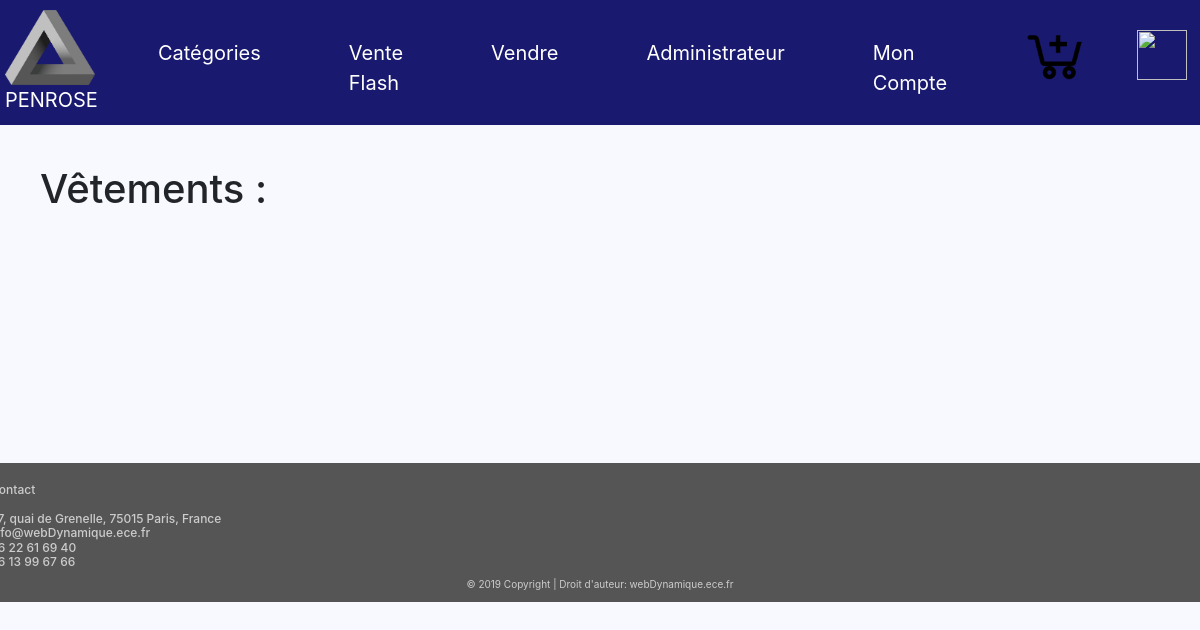
The page /liste_vetements_fiche.php on the database as committed earlier.
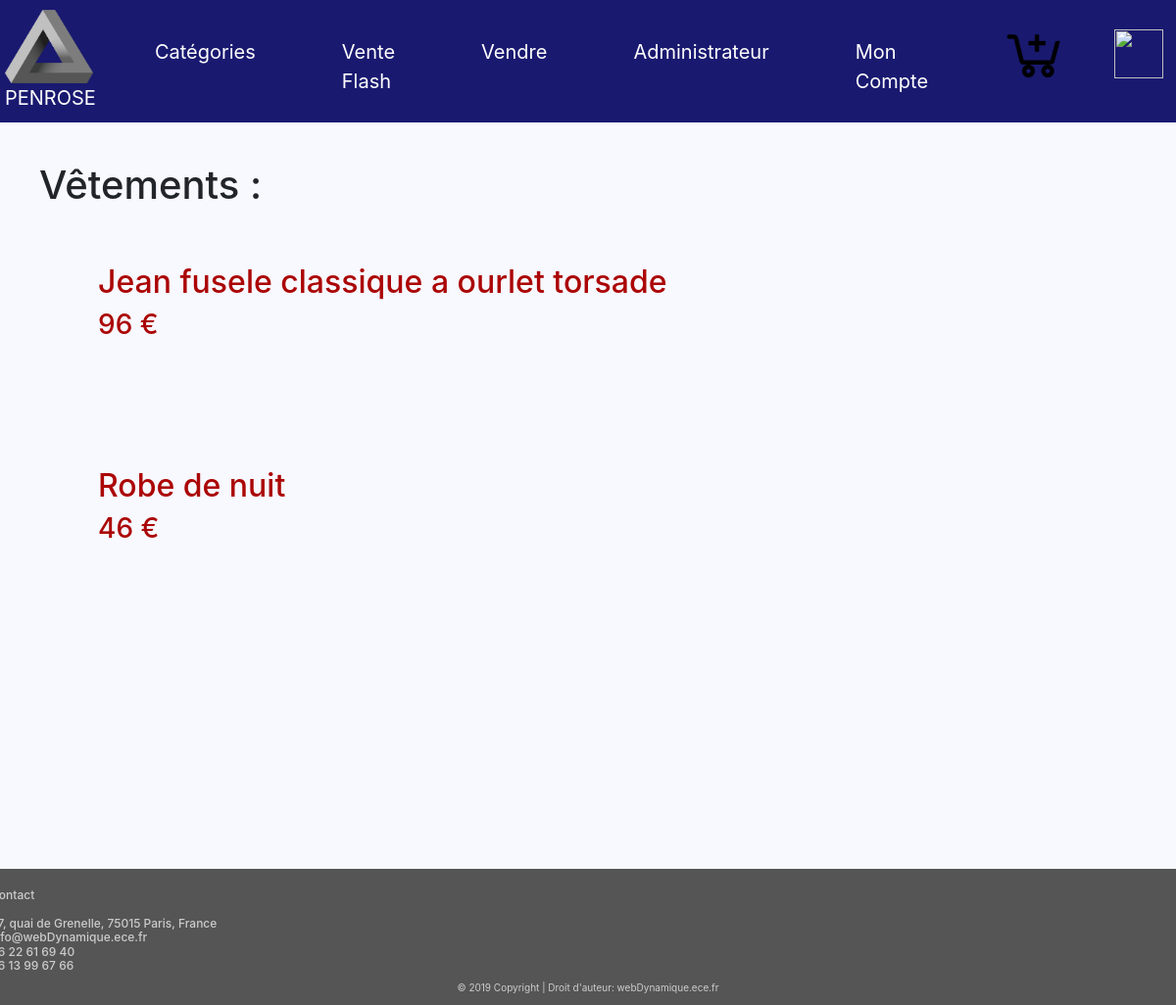
The same page on the database as committed later.
### tables this page shows
CREATE TABLE IF NOT EXISTS `items` (
  `ID` int(50) NOT NULL AUTO_INCREMENT,
  `Titre` varchar(255) NOT NULL,
  `Photos` varchar(255) NOT NULL,
  `Description` varchar(1000) NOT NULL,
  `Video` varchar(255) NOT NULL,
  `Categorie` varchar(255) NOT NULL,
  `Prix` varchar(255) NOT NULL,
  `vendu` int(50) NOT NULL,
  `id_vend` int(11) NOT NULL,
  PRIMARY KEY (`ID`),
  KEY `ID` (`ID`)
);

### liste_vetements_fiche.php (the view, shortened to what this page needs)
<!DOCTYPE html>
<html>
<head>
<link rel="stylesheet"
href="https://stackpath.bootstrapcdn.com/bootstrap/4.1.3/css/bootstrap.min.css">
<link rel="stylesheet" type="text/css" href="styles.css">
</head>
<body>
<nav class="navbar navbar-expand-md">
<a class="navbar-brand" href="https://sites.google.com/site/tpe44lesillusionsoptiques/info-presse-classeur/le-triangle-de-penrose"><img class="logo" src="logo.png" height='75' width='90'/><br>	PENROSE</a>
<div class="collapse navbar-collapse" id="main-navigation">
<ul class="navbar-nav">
<li class="nav-item"><a class="nav-link"
href="Categorie.php">Catégories</a></li>
<li class="nav-item"><a class="nav-link" href="Venteflash.php">Vente Flash</a></li>
<li class="nav-item"><a class="nav-link"
href="verif_vendeur.php">Vendre</a></li>
<li class="nav-item"><a class="nav-link"
href="verif_admi.php">Administrateur</a></li>
<li class="nav-item"><a class="nav-link"
href="verif_acheteur.php">Mon Compte</a></li>
<a class="navbar-brand" href="Panier.php"><img class="panier" src="panier.png" height='70' width='70'> </a>
<a class="navbar-brand" href="logout.php"><img class="deco" src="Deco.png" height='50' width='50'> </a>
</ul>
</div>
</nav>
<?php
$database = "ece_amazon";
$db_handle = mysqli_connect('localhost', 'root', '');
$db_found = mysqli_select_db($db_handle, $database);
if($db_found)
{
	if(isset($_GET['show']))
	{
		$product=$_GET['show'];
		$sql = "SELECT * FROM items WHERE Titre='$product'";
		$result = mysqli_query($db_handle, $sql);
		$data = mysqli_fetch_assoc($result);
		$description=$data["Description"];
		?>
		<br>
		<div  style="margin-left: 750px; color:#AB0606; margin-top: 50px;">
			<img style="margin-left: -700px; margin-bottom: -300px;" src="<?php echo $data["Photos"];?>">
			<h1><?php echo $data["Titre"];?></h1>
			<h2 style="margin-left: 40px;"> <?php echo $data["Prix"];?> €</h2>
			<a href="Panier.php?action=ajout&amp;l=<?php echo $data["Titre"];?>&amp;q=1&amp;p=<?php echo $data["Prix"];?>&amp;ph=<?php echo $data["Photos"];?>" onclick="window(this.href, '',
'toolbar=no, location=no, directories=no, status=yes, scrollbars=yes, resizable=yes, copyhistory=no, width=600, height=350'); return false;">Ajouter au panier</a>
			<a href="liste_livre_fiche.php"><h4 style="margin-left: 40px; color:#000000;" >Retour</h4></a>
		</div><br>
		<?php
	}
	else
	{
		?><div style="margin-left: 40px; margin-top: 40px; " ><h1 > Vêtements : </h1></div><?php
		$sql = "SELECT * FROM items WHERE Categorie='Vetements'";
		$result = mysqli_query($db_handle, $sql);
		while($data = mysqli_fetch_assoc($result))
		{
			?>
			<br><br>
			<div style="margin-left:100px;">
				<a href="?show=<?php echo $data["Titre"];?>"><h2 style="color:#AB0606;"><?php echo $data["Titre"];?></h2></a>
				<h3 style="color:#AB0606;"><?php echo $data["Prix"];?> € </h3>
			</div>
			<br/><br/><br/>
			<?php
		}
	}
}
else {
	echo "Database not found";
}
?>
<footer class="page-footer2">
<div class="container">
<div class="row">
<div class="col-lg-8 col-md-8 col-sm-12">
</div>
<h4 class="contact">Contact<br> <br>
37, quai de Grenelle, 75015 Paris, France <br>
info@webDynamique.ece.fr <br>
06 22 61 69 40 <br>
06 13 99 67 66
</h4>
</div>
</div>
<div class="copyright">&copy; 2019 Copyright | Droit
d'auteur: webDynamique.ece.fr </div>
</footer>
</body>
</html>

Rows that differ between the two databases and show on the page:
now on this page (row edited): items: Titre "Jean fusele classique a ourlet torsade", Prix "96"
added items: Titre "Robe de nuit", Prix "46"
